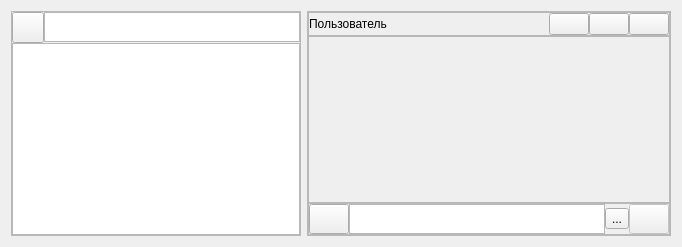
           <widget class="QWidget" name="tab">
            <property name="sizePolicy">
             <sizepolicy hsizetype="Expanding" vsizetype="Expanding">
              <horstretch>0</horstretch>
              <verstretch>0</verstretch>
             </sizepolicy>
            </property>
            <property name="minimumSize">
             <size>
              <width>0</width>
              <height>0</height>
             </size>
            </property>
            <property name="maximumSize">
             <size>
              <width>16777215</width>
              <height>16777215</height>
             </size>
            </property>
            <attribute name="title">
             <string>Tab 1</string>
            </attribute>
            <layout class="QGridLayout" name="gridLayout_15">
             <item row="0" column="0">
              <layout class="QHBoxLayout" name="horizontalLayout_9">
               <item>
                <widget class="QFrame" name="left_frame">
                 <property name="frameShape">
                  <enum>QFrame::StyledPanel</enum>
                 </property>
                 <property name="frameShadow">
                  <enum>QFrame::Raised</enum>
                 </property>
                 <layout class="QGridLayout" name="gridLayout_13">
                  <property name="leftMargin">
                   <number>0</number>
                  </property>
                  <property name="topMargin">
                   <number>0</number>
                  </property>
                  <property name="rightMargin">
                   <number>0</number>
                  </property>
                  <property name="bottomMargin">
                   <number>0</number>
                  </property>
                  <property name="horizontalSpacing">
                   <number>0</number>
                  </property>
                  <item row="0" column="0">
                   <layout class="QVBoxLayout" name="verticalLayout">
                    <property name="spacing">
                     <number>0</number>
                    </property>
                    <item>
                     <layout class="QHBoxLayout" name="horizontalLayout">
                      <property name="spacing">
                       <number>0</number>
                      </property>
                      <item>
                       <widget class="QToolButton" name="pbMenu">
                        <property name="text">
                         <string/>
                        </property>
                        <property name="icon">
                         <iconset resource="resources/img/resources.qrc">
                          <normaloff>:/new/img/menu.svg</normaloff>:/new/img/menu.svg</iconset>
                        </property>
                        <property name="iconSize">
                         <size>
                          <width>24</width>
                          <height>24</height>
                         </size>
                        </property>
                        <property name="popupMode">
                         <enum>QToolButton::InstantPopup</enum>
                        </property>
                       </widget>
                      </item>
                      <item>
                       <widget class="QTextEdit" name="textEdit_2">
                        <property name="sizePolicy">
                         <sizepolicy hsizetype="Expanding" vsizetype="Fixed">
                          <horstretch>0</horstretch>
                          <verstretch>0</verstretch>
                         </sizepolicy>
                        </property>
                        <property name="maximumSize">
                         <size>
                          <width>16777215</width>
                          <height>30</height>
                         </size>
                        </property>
                        <property name="baseSize">
                         <size>
                          <width>0</width>
                          <height>0</height>
                         </size>
                        </property>
                       </widget>
                      </item>
                     </layout>
                    </item>
                    <item>
                     <widget class="QListWidget" name="listWidget"/>
                    </item>
                   </layout>
                  </item>
                 </layout>
                </widget>
               </item>
               <item>
                <widget class="QFrame" name="right_frame">
                 <property name="frameShape">
                  <enum>QFrame::StyledPanel</enum>
                 </property>
                 <property name="frameShadow">
                  <enum>QFrame::Raised</enum>
                 </property>
                 <layout class="QGridLayout" name="gridLayout_14">
                  <property name="leftMargin">
                   <number>0</number>
                  </property>
                  <property name="topMargin">
                   <number>0</number>
                  </property>
                  <property name="rightMargin">
                   <number>0</number>
                  </property>
                  <property name="bottomMargin">
                   <number>0</number>
                  </property>
                  <property name="spacing">
                   <number>0</number>
                  </property>
                  <item row="0" column="0">
                   <layout class="QVBoxLayout" name="verticalLayout_7">
                    <property name="spacing">
                     <number>0</number>
                    </property>
                    <item>
                     <widget class="QFrame" name="frame_userInfo">
                      <property name="sizePolicy">
                       <sizepolicy hsizetype="Expanding" vsizetype="Fixed">
                        <horstretch>0</horstretch>
                        <verstretch>0</verstretch>
                       </sizepolicy>
                      </property>
                      <property name="frameShape">
                       <enum>QFrame::StyledPanel</enum>
                      </property>
                      <property name="frameShadow">
                       <enum>QFrame::Raised</enum>
                      </property>
                      <layout class="QGridLayout" name="gridLayout_12">
                       <property name="leftMargin">
                        <number>0</number>
                       </property>
                       <property name="topMargin">
                        <number>0</number>
                       </property>
                       <property name="rightMargin">
                        <number>0</number>
                       </property>
                       <property name="bottomMargin">
                        <number>0</number>
                       </property>
                       <property name="spacing">
                        <number>0</number>
                       </property>
                       <item row="0" column="0">
                        <layout class="QHBoxLayout" name="horizontalLayout_8">
                         <property name="spacing">
                          <number>0</number>
                         </property>
                         <item>
                          <widget class="QLabel" name="laWithUserChat">
                           <property name="sizePolicy">
                            <sizepolicy hsizetype="Minimum" vsizetype="Fixed">
                             <horstretch>0</horstretch>
                             <verstretch>0</verstretch>
                            </sizepolicy>
                           </property>
                           <property name="text">
                            <string>Пользователь</string>
                           </property>
                          </widget>
                         </item>
                         <item>
                          <spacer name="horizontalSpacer">
                           <property name="orientation">
                            <enum>Qt::Horizontal</enum>
                           </property>
                           <property name="sizeHint" stdset="0">
                            <size>
                             <width>40</width>
                             <height>20</height>
                            </size>
                           </property>
                          </spacer>
                         </item>
                         <item>
                          <widget class="QPushButton" name="pbSearch">
                           <property name="text">
                            <string/>
                           </property>
                           <property name="icon">
                            <iconset resource="resources/img/resources.qrc">
                             <normaloff>:/new/img/search.svg</normaloff>:/new/img/search.svg</iconset>
                           </property>
                           <property name="iconSize">
                            <size>
                             <width>24</width>
                             <height>24</height>
                            </size>
                           </property>
                          </widget>
                         </item>
                         <item>
                          <widget class="QPushButton" name="pbSave">
                           <property name="text">
                            <string/>
                           </property>
                           <property name="icon">
                            <iconset resource="resources/img/resources.qrc">
                             <normaloff>:/new/img/save.svg</normaloff>:/new/img/save.svg</iconset>
                           </property>
                           <property name="iconSize">
                            <size>
                             <width>24</width>
                             <height>24</height>
                            </size>
                           </property>
                          </widget>
                         </item>
                         <item>
                          <widget class="QPushButton" name="pbPersonInfo">
                           <property name="layoutDirection">
                            <enum>Qt::RightToLeft</enum>
                           </property>
                           <property name="text">
                            <string/>
                           </property>
                           <property name="icon">
                            <iconset resource="resources/img/resources.qrc">
                             <normaloff>:/new/img/person.svg</normaloff>:/new/img/person.svg</iconset>
                           </property>
                           <property name="iconSize">
                            <size>
                             <width>24</width>
                             <height>24</height>
                            </size>
                           </property>
                          </widget>
                         </item>
                        </layout>
                       </item>
                      </layout>
                     </widget>
                    </item>
                    <item>
                     <widget class="QScrollArea" name="scrollArea">
                      <property name="sizePolicy">
                       <sizepolicy hsizetype="Expanding" vsizetype="Expanding">
                        <horstretch>0</horstretch>
                        <verstretch>0</verstretch>
                       </sizepolicy>
                      </property>
                      <property name="sizeAdjustPolicy">
                       <enum>QAbstractScrollArea::AdjustToContents</enum>
                      </property>
                      <property name="widgetResizable">
                       <bool>true</bool>
                      </property>
                      <widget class="QWidget" name="scrollAreaWidgetContents_3">
                       <property name="geometry">
                        <rect>
                         <x>0</x>
                         <y>0</y>
                         <width>551</width>
                         <height>829</height>
                        </rect>
                       </property>
                       <layout class="QGridLayout" name="gridLayout_9">
                        <property name="leftMargin">
                         <number>0</number>
                        </property>
                        <property name="topMargin">
                         <number>0</number>
                        </property>
                        <property name="rightMargin">
                         <number>0</number>
                        </property>
                        <property name="bottomMargin">
                         <number>0</number>
                        </property>
                        <property name="spacing">
                         <number>0</number>
                        </property>
                        <item row="0" column="0">
                         <widget class="MyFrame" name="mess_frame" native="true"/>
                        </item>
                       </layout>
                      </widget>
                     </widget>
                    </item>
                    <item>
                     <widget class="QFrame" name="frame_messEdit">
                      <property name="sizePolicy">
                       <sizepolicy hsizetype="Expanding" vsizetype="Fixed">
                        <horstretch>0</horstretch>
                        <verstretch>0</verstretch>
                       </sizepolicy>
                      </property>
                      <property name="frameShape">
                       <enum>QFrame::StyledPanel</enum>
                      </property>
                      <property name="frameShadow">
                       <enum>QFrame::Raised</enum>
                      </property>
                      <layout class="QGridLayout" name="gridLayout_10">
                       <property name="leftMargin">
                        <number>0</number>
                       </property>
                       <property name="topMargin">
                        <number>0</number>
                       </property>
                       <property name="rightMargin">
                        <number>0</number>
                       </property>
                       <property name="bottomMargin">
                        <number>0</number>
                       </property>
                       <property name="spacing">
                        <number>0</number>
                       </property>
                       <item row="0" column="0">
                        <layout class="QHBoxLayout" name="horizontalLayout_7">
                         <property name="spacing">
                          <number>0</number>
                         </property>
                         <item>
                          <widget class="QPushButton" name="pbAdd">
                           <property name="sizePolicy">
                            <sizepolicy hsizetype="Fixed" vsizetype="Fixed">
                             <horstretch>0</horstretch>
                             <verstretch>0</verstretch>
                            </sizepolicy>
                           </property>
                           <property name="maximumSize">
                            <size>
                             <width>70</width>
                             <height>30</height>
                            </size>
                           </property>
                           <property name="text">
                            <string/>
                           </property>
                           <property name="icon">
                            <iconset resource="resources/img/resources.qrc">
                             <normaloff>:/new/img/addfiles.svg</normaloff>:/new/img/addfiles.svg</iconset>
                           </property>
                           <property name="iconSize">
                            <size>
                             <width>24</width>
                             <height>24</height>
                            </size>
                           </property>
                          </widget>
                         </item>
                         <item>
                          <widget class="QTextEdit" name="textEdit">
                           <property name="sizePolicy">
                            <sizepolicy hsizetype="Expanding" vsizetype="Fixed">
                             <horstretch>0</horstretch>
                             <verstretch>0</verstretch>
                            </sizepolicy>
                           </property>
                           <property name="maximumSize">
                            <size>
                             <width>16777215</width>
                             <height>30</height>
                            </size>
                           </property>
                           <property name="toolTip">
                            <string/>
                           </property>
                           <property name="accessibleDescription">
                            <string/>
                           </property>
                           <property name="placeholderText">
                            <string/>
                           </property>
                          </widget>
                         </item>
                         <item>
                          <widget class="QToolButton" name="pbEmodgi">
                           <property name="text">
                            <string>...</string>
                           </property>
                           <property name="icon">
                            <iconset resource="resources/img/resources.qrc">
                             <normaloff>:/new/img/emodji/sad.png</normaloff>:/new/img/emodji/sad.png</iconset>
                           </property>
                           <property name="iconSize">
                            <size>
                             <width>24</width>
                             <height>24</height>
                            </size>
                           </property>
                          </widget>
                         </item>
                         <item>
                          <widget class="QPushButton" name="pbSend">
                           <property name="enabled">
                            <bool>false</bool>
                           </property>
                           <property name="sizePolicy">
                            <sizepolicy hsizetype="Fixed" vsizetype="Fixed">
                             <horstretch>0</horstretch>
                             <verstretch>0</verstretch>
                            </sizepolicy>
                           </property>
                           <property name="maximumSize">
                            <size>
                             <width>70</width>
                             <height>30</height>
                            </size>
                           </property>
                           <property name="text">
                            <string/>
                           </property>
                           <property name="icon">
                            <iconset resource="resources/img/resources.qrc">
                             <normaloff>:/new/img/enter.svg</normaloff>:/new/img/enter.svg</iconset>
                           </property>
                           <property name="iconSize">
                            <size>
                             <width>24</width>
                             <height>24</height>
                            </size>
                           </property>
                           <property name="shortcut">
                            <string>Return</string>
                           </property>
                          </widget>
                         </item>
                        </layout>
                       </item>
                      </layout>
                     </widget>
                    </item>
                   </layout>
                  </item>
                 </layout>
                </widget>
               </item>
              </layout>
             </item>
            </layout>
           </widget>
